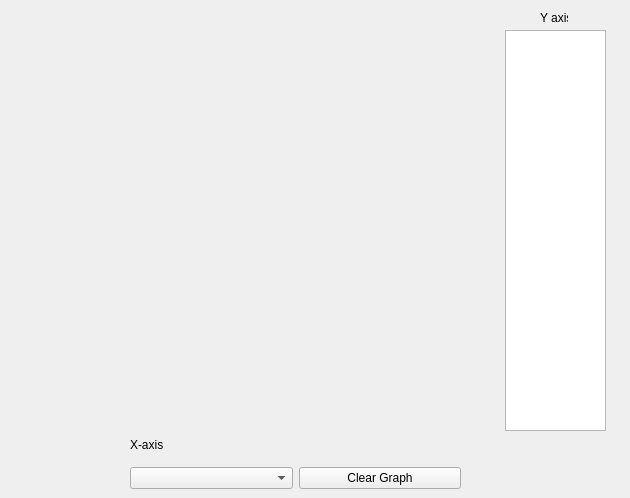
<?xml version="1.0" encoding="UTF-8"?>
<ui version="4.0">
 <class>Graph_window</class>
 <widget class="QWidget" name="Graph_window">
  <property name="geometry">
   <rect>
    <x>0</x>
    <y>0</y>
    <width>630</width>
    <height>498</height>
   </rect>
  </property>
  <property name="windowTitle">
   <string>Form</string>
  </property>
  <widget class="QWidget" name="graph_box" native="true">
   <property name="geometry">
    <rect>
     <x>9</x>
     <y>9</y>
     <width>491</width>
     <height>421</height>
    </rect>
   </property>
   <layout class="QHBoxLayout" name="horizontalLayout"/>
  </widget>
  <widget class="QLabel" name="label_2">
   <property name="geometry">
    <rect>
     <x>540</x>
     <y>10</y>
     <width>28</width>
     <height>16</height>
    </rect>
   </property>
   <property name="text">
    <string>Y axis</string>
   </property>
  </widget>
  <widget class="QListWidget" name="y_axis_menu">
   <property name="geometry">
    <rect>
     <x>505</x>
     <y>30</y>
     <width>101</width>
     <height>401</height>
    </rect>
   </property>
  </widget>
  <widget class="QWidget" name="widget" native="true">
   <property name="geometry">
    <rect>
     <x>130</x>
     <y>429</y>
     <width>331</width>
     <height>60</height>
    </rect>
   </property>
   <layout class="QGridLayout" name="gridLayout_2">
    <item row="1" column="0">
     <widget class="QComboBox" name="x_axis_menu"/>
    </item>
    <item row="1" column="2">
     <widget class="QPushButton" name="clear_graph_button">
      <property name="text">
       <string>Clear Graph</string>
      </property>
     </widget>
    </item>
    <item row="0" column="0">
     <widget class="QLabel" name="label">
      <property name="text">
       <string>X-axis</string>
      </property>
     </widget>
    </item>
   </layout>
  </widget>
 </widget>
 <resources/>
 <connections/>
</ui>
